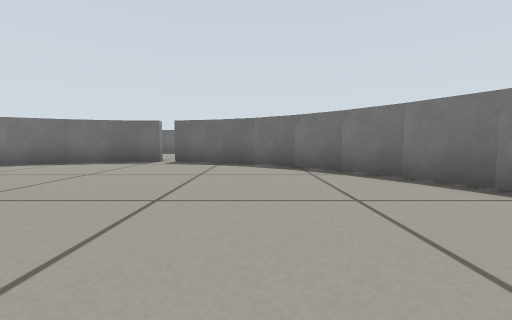
[1] (above)

12 first-person views from a walk through a world built for the Gazebo simulator. The camera is 0.29 m above the floor, tilts 4° down and sees 90° across. The floor is counted in squares, 0.5 m on a side. Each view is taken from the middle of a square. On the plan, view 1 faces up. The plan holds only what a view shows up to about 9 squares ahead; the rest is blank. The place goes on beyond the plan.

[2]
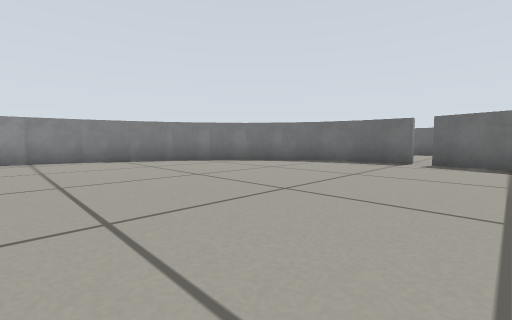

[3]
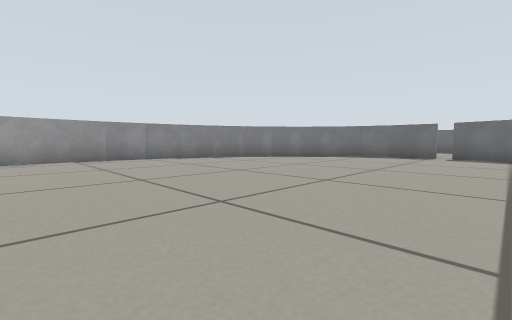

[4]
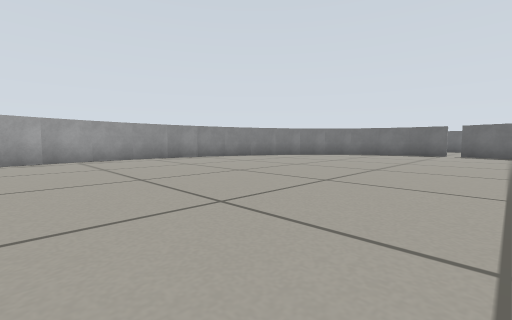

[5]
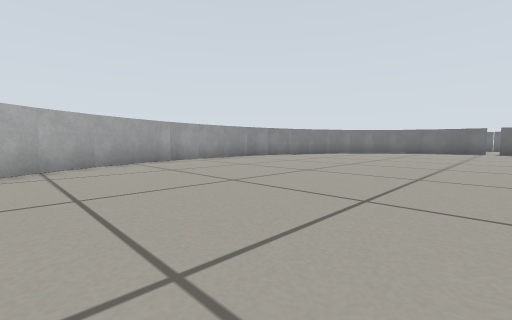

[6]
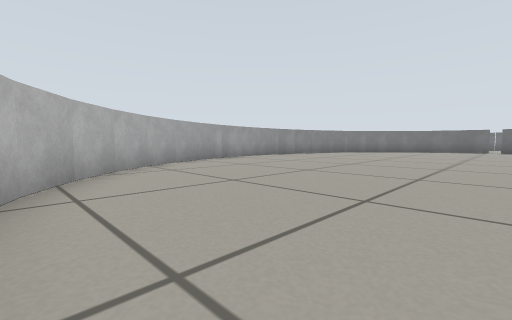

[7]
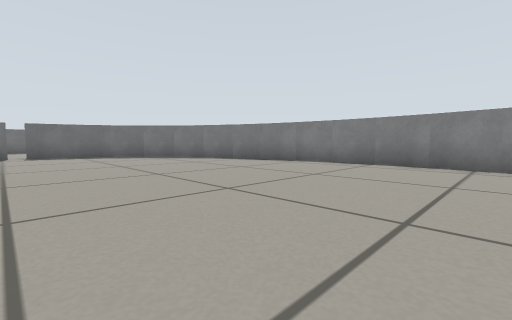

[8]
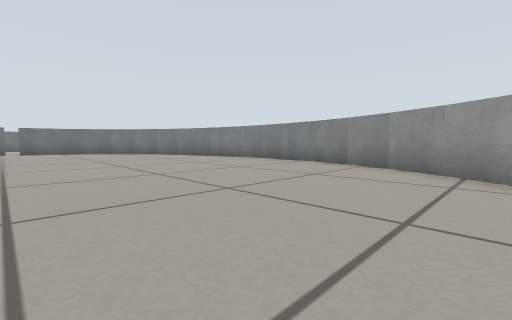

[9]
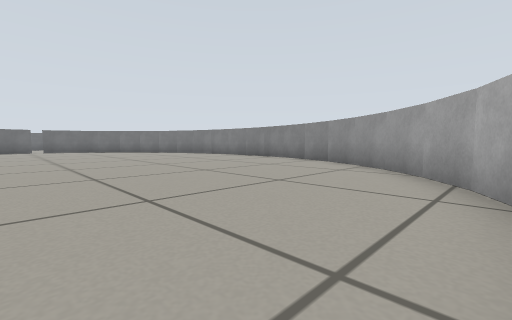

[10]
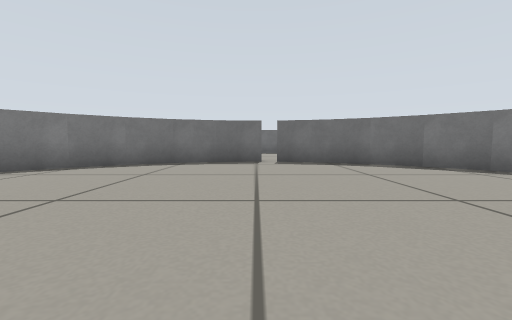

[11]
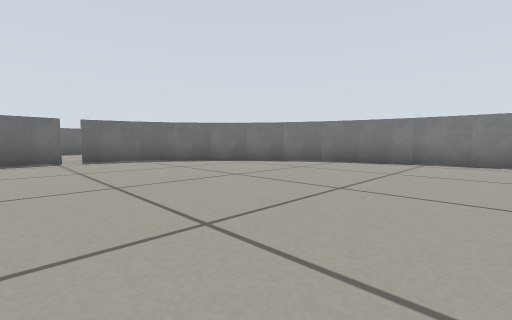

[12]
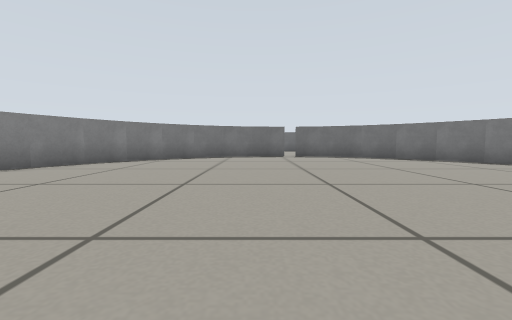

### Floor plan
Points are (right, up) in squares from view 1. A wall is a line through its corners. A room is listed if a view was taken in it or the views show most of it. See-through windows are left out.
Room 1 (views 1, 2, 3, 4, 5, 6, 7, 8, 9, 10, 11, 12)
walls: (3.8, -0.4) (3.6, 1); (3.7, 0.7) (3.3, 2.1); (3.9, -1.6) (3.8, -0.2); (-9.4, 1.7) (-9.7, 0.5) (-9.8, -0.7) (-9.8, -1.9) (-9.7, -3.1); (3.3, 2) (2.9, 3.2); (3.8, -2.8) (3.9, -1.4); (-9.8, -3) (-9.5, -4.3); (-9, 2.9) (-9.5, 1.6); (-9.5, -4.2) (-9.2, -5.4) (-8.7, -6.5); (3.6, -4) (3.8, -2.6); (3, 3.1) (2.4, 4.2); (-8.6, 3.8) (-9.1, 2.7); (2.4, 4.1) (1.7, 5.1); (3.3, -5.1) (3.7, -3.8); (-7.9, 4.9) (-8.6, 3.7); (1.8, 5.1) (0.9, 6) (-0.1, 6.7); (2.9, -6.2) (3.3, -5); (-7.1, 5.8) (-8, 4.7); (-8.8, -6.5) (-8.1, -7.5); (2.3, -7.2) (3, -6); (-6.3, 6.5) (-7.2, 5.7); (0, 6.7) (-1.1, 7.2); (-8.2, -7.5) (-7.4, -8.5); (-5.2, 7.1) (-6.3, 6.4); (-1, 7.2) (-2.6, 7.6) (-4.2, 7.4); (-4, 7.4) (-5.3, 7); (1.7, -8.2) (2.4, -7.2); (-7.5, -8.4) (-6.6, -9.2); (0.9, -9) (1.7, -8.1); (-6.7, -9.2) (-5.5, -9.9); (-0.1, -9.7) (0.9, -8.9); (-5.7, -9.8) (-5.1, -10.1); (-0.8, -10.1) (0, -9.7)
ways out: gap at (-3, 8)

Where each view was taken, in squares from view 1:
view 1: 0 up, 0 right, facing up
view 2: 0 up, 1 left, facing up-left
view 3: 3 down, 1 left, facing up-left
view 4: 5 down, 1 left, facing up-left
view 5: 8 down, 2 left, facing up-left
view 6: 10 down, 2 left, facing up-left
view 7: 4 down, 3 left, facing up-right
view 8: 8 down, 3 left, facing up-right
view 9: 10 down, 4 left, facing up-right
view 10: 0 up, 3 left, facing up
view 11: 1 down, 4 left, facing up-right
view 12: 3 down, 4 left, facing up
